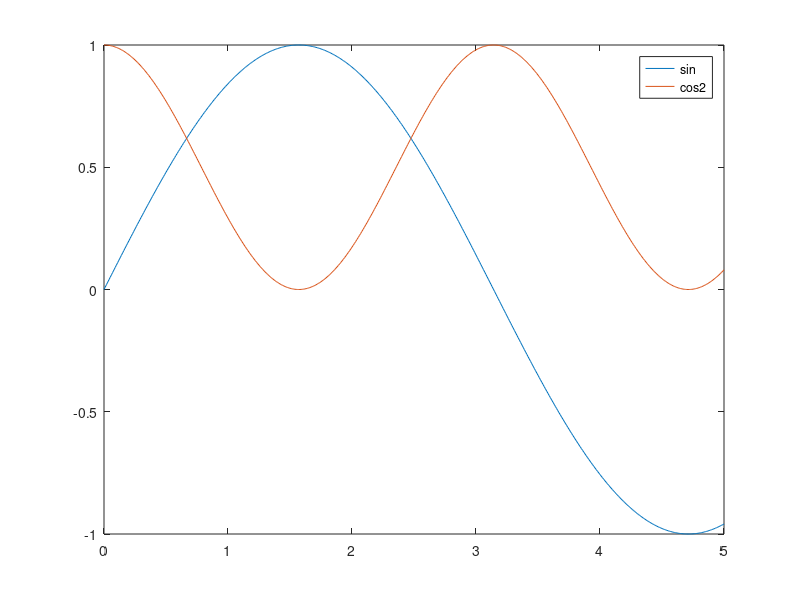

Write the MATLAB code that produced this figure.

%% K1
a=0:0.01:10;
b=3*a.*a - 6*a +1;
plot(a,b);


%% K2
x=0:0.01:5;
plot(x,sin(x),x,cos(x).*cos(x));
legend('sin','cos2');